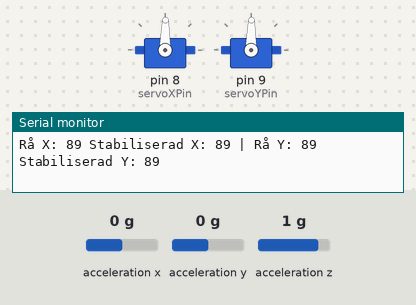
Recording of a sketch running on a simulated Arduino Uno, built with avr-gcc and run on an emulated ATmega328P. On the bench: 2 × servo, the last lines printed to the serial monitor. The test bench sets the inputs (shaded band); at power-on: acceleration x 0 g, acceleration y 0 g, acceleration z 1 g.

Above: at 1.2 s.
1.3 s: acceleration x set to 0.8 g
At 3.2 s:
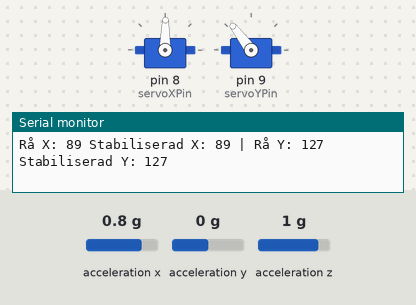
4.3 s: acceleration y set to 0.8 g
At 5.4 s:
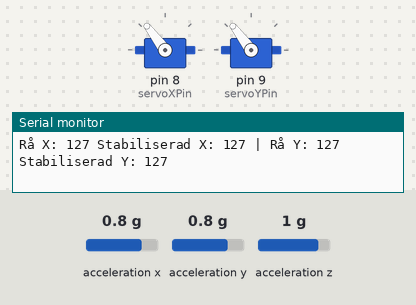
7.3 s: acceleration z set to 1.4 g
At 7.44 s:
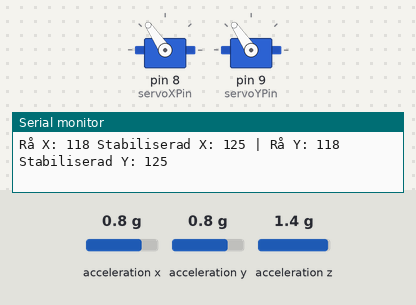
10.3 s: acceleration x set to -1.4 g
At 11.2 s:
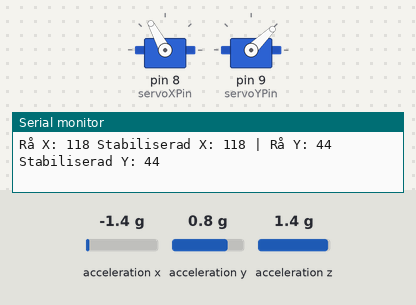
13.3 s: acceleration y set to -1.4 g
At 14.6 s:
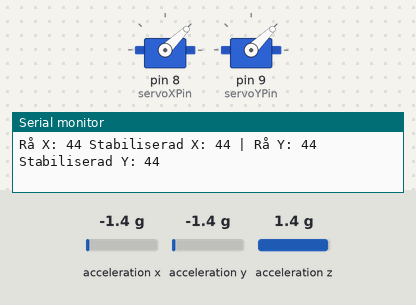
16.3 s: acceleration z set to -1.4 g
At 17.8 s:
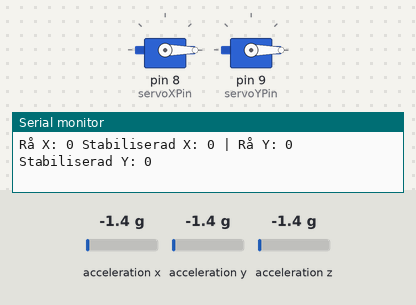
Timing chart, 0 to 19.3 s (numbered marks = the images above; inputs shaded):
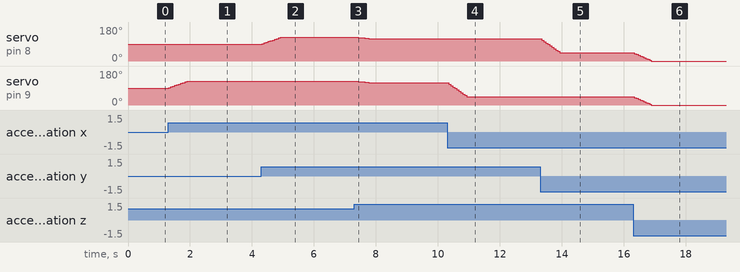

The sketch:

arduino_balanssak_accel_servo_2.ino
```cpp
// Program som använder en LIS3DH-accelerometer för att styra två servon
// Servona stabiliseras genom att använda ett glidande medelvärde

// Bibliotek
#include <Adafruit_LIS3DH.h> // LIS3DH-bibliotek
#include <Adafruit_Sensor.h> // Sensorbibliotek
#include <Servo.h>           // Servobibliotek

// LIS3DH-objekt
Adafruit_LIS3DH lis = Adafruit_LIS3DH();

// Servovariabler
Servo servoX;
Servo servoY;
const int servoXPin = 8; // Pin för X-servo
const int servoYPin = 9; // Pin för Y-servo

// Servogränser
const int minServoAngle = 0;
const int maxServoAngle = 179;

// Array för att stabilisera X- och Y-axelns vinklar
const int smoothingLength = 10; // Antal värden för glidande medelvärde
int xAngleHistory[smoothingLength] = {0};
int yAngleHistory[smoothingLength] = {0};
int xIndex = 0;
int yIndex = 0;

// Variabler för att hålla summan av vinklarna (för att snabbare räkna medelvärdet)
int xSum = 0;
int ySum = 0;

// Variabel för att hålla reda på om historiken är full
bool isHistoryFull = false;

void setup() {
  // Starta seriell kommunikation
  Serial.begin(9600);

  // Initiera LIS3DH-accelerometern
  if (!lis.begin(0x18)) {
    Serial.println("Kunde inte hitta LIS3DH. Kontrollera anslutningar.");
    while (1); // Stoppa programmet om sensorn inte hittas
  }
  lis.setRange(LIS3DH_RANGE_2_G); // Ställ in känslighet

  // Initiera servon
  servoX.attach(servoXPin);
  servoY.attach(servoYPin);
  servoX.write(90); // Starta i neutralläge
  servoY.write(90);
}

/*
  Funktion för att beräkna ett glidande medelvärde av en vinkel

  Parametrar:
    - newAngle: Den nya uppmätta vinkeln
    - angleHistory: Array som lagrar tidigare vinklar
    - sum: Referens till summan av lagrade vinklar
    - index: Referens till index i arrayen
    - isHistoryFull: Referens till flagga om historiken är full

  Returnerar:
    - Medelvärdet av de senaste värdena, eller 90 om historiken inte är full
*/
int calculateSmoothedAngle(int newAngle, int* angleHistory, int& sum, int& index, bool& isHistoryFull) {
  if (isHistoryFull) {
    sum -= angleHistory[index]; // Ta bort det äldsta värdet från summan
  }

  angleHistory[index] = newAngle; // Lägg till det nya värdet i historiken
  sum += newAngle; // Uppdatera summan

  index++; // Flytta index framåt
  if (index >= smoothingLength) {
    index = 0;
    isHistoryFull = true; // Efter första rundan är historiken full
  }

  return isHistoryFull ? sum / smoothingLength : 90; // Returnera medelvärde eller neutralläge
}

void loop() {
  sensors_event_t event;

  // Läs accelerometerdata
  if (!lis.getEvent(&event)) {
    Serial.println("Fel vid läsning av accelerometerdata!");
    delay(500);
    return;
  }

  // Beräkna vinklar baserat på accelerometerdata
  float angleX = atan2(event.acceleration.y, event.acceleration.z) * 180.0 / PI;
  float angleY = atan2(event.acceleration.x, event.acceleration.z) * 180.0 / PI;

  // Omvandla vinklar till servovänliga värden
  int servoXAngle = map(angleX, -90, 90, minServoAngle, maxServoAngle);
  int servoYAngle = map(angleY, -90, 90, minServoAngle, maxServoAngle);

  // Begränsa vinklarna inom servonas rörelseområde
  servoXAngle = constrain(servoXAngle, minServoAngle, maxServoAngle);
  servoYAngle = constrain(servoYAngle, minServoAngle, maxServoAngle);

  // Stabilisering genom glidande medelvärde
  int smoothedX = calculateSmoothedAngle(servoXAngle, xAngleHistory, xSum, xIndex, isHistoryFull);
  int smoothedY = calculateSmoothedAngle(servoYAngle, yAngleHistory, ySum, yIndex, isHistoryFull);

  // Uppdatera servon först när historiken är full
  if (isHistoryFull) {
    servoX.write(smoothedX);
    servoY.write(smoothedY);
  }

  // Debugging-utskrift
  Serial.print("Rå X: ");
  Serial.print(servoXAngle);
  Serial.print(" Stabiliserad X: ");
  Serial.print(smoothedX);
  Serial.print(" | Rå Y: ");
  Serial.print(servoYAngle);
  Serial.print(" Stabiliserad Y: ");
  Serial.println(smoothedY);

  delay(50); // Vänta innan nästa läsning
}
```

Measured:
- after the input at 1.3 s, servo on pin 9 (servoYPin): moves from 89° to 127° over 0.59 s, starting at once
- after the input at 4.3 s, servo on pin 8 (servoXPin): moves from 89° to 127° over 0.61 s, starting at once
- after the input at 7.3 s, servo on pin 8 (servoXPin), servo on pin 9 (servoYPin): moves from 127° to 118° over 0.54 s, starting at once
- after the input at 10.3 s, servo on pin 9 (servoYPin): moves from 118° to 44° over 0.59 s, starting at once
- after the input at 13.3 s, servo on pin 8 (servoXPin): moves from 118° to 44° over 0.57 s, starting after 0.06 s
- after the input at 16.3 s, servo on pin 8 (servoXPin), servo on pin 9 (servoYPin): moves from 44° to 0° over 0.55 s, starting at once
